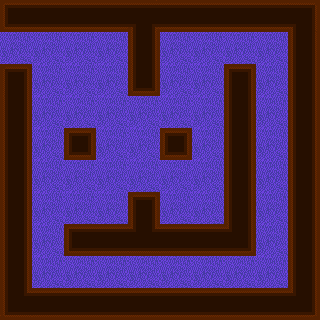

This game map was drawn from its Tiled (.tmx) file and the tilesets committed beside it. A one-line description and the trimmed map source follow:
An orthogonal 10x10 tile map with 32x32 px tiles, 2 tile layers (moquette, Calque de Tile 1), 1 hidden layer not drawn, 3 tilesets, 1 image layer and 1 object (PlayerEntity).

<map version="1.0" orientation="orthogonal" width="10" height="10" tilewidth="32" tileheight="32">
 <tileset firstgid="1" name="min" tilewidth="32" tileheight="32">
  <image source="../tilesets/walls.png" width="256" height="192" />
 </tileset>
 <tileset firstgid="49" name="meta" tilewidth="32" tileheight="32">
  <image source="../tilesets/metaset2.png" width="128" height="96" />
  <tile id="0">
   <properties>
    <property name="type" value="wall" />
   </properties>
  </tile>
  <tile id="1">
   <properties>
    <property name="type" value="box" />
   </properties>
  </tile>
 </tileset>
 <tileset firstgid="61" name="moquette" tilewidth="32" tileheight="32">
  <image source="../tilesets/moquette.png" width="96" height="192" />
 </tileset>
 <imagelayer name="Background" width="16" height="16">
  <image source="../images/background.png" />
 </imagelayer>
 <layer name="moquette" width="10" height="10">
  <data>[100 cells, 100 non-empty, 1 distinct tile ids]</data>
 </layer>
 <layer name="Calque de Tile 1" width="10" height="10">
  <data>[100 cells, 100 non-empty, 12 distinct tile ids]</data>
 </layer>
 <layer name="meta" width="10" height="10" visible="0">
  <data>[100 cells, 55 non-empty, 2 distinct tile ids]</data>
 </layer>
 <objectgroup color="#68bd17" name="Player" width="10" height="10">
  <object name="PlayerEntity" x="0" y="32" width="32" height="32">
   <properties>
    <property name="image" value="character" />
    <property name="spriteheight" value="32" />
    <property name="spritewidth" value="32" />
   </properties>
  </object>
 </objectgroup>
</map>
